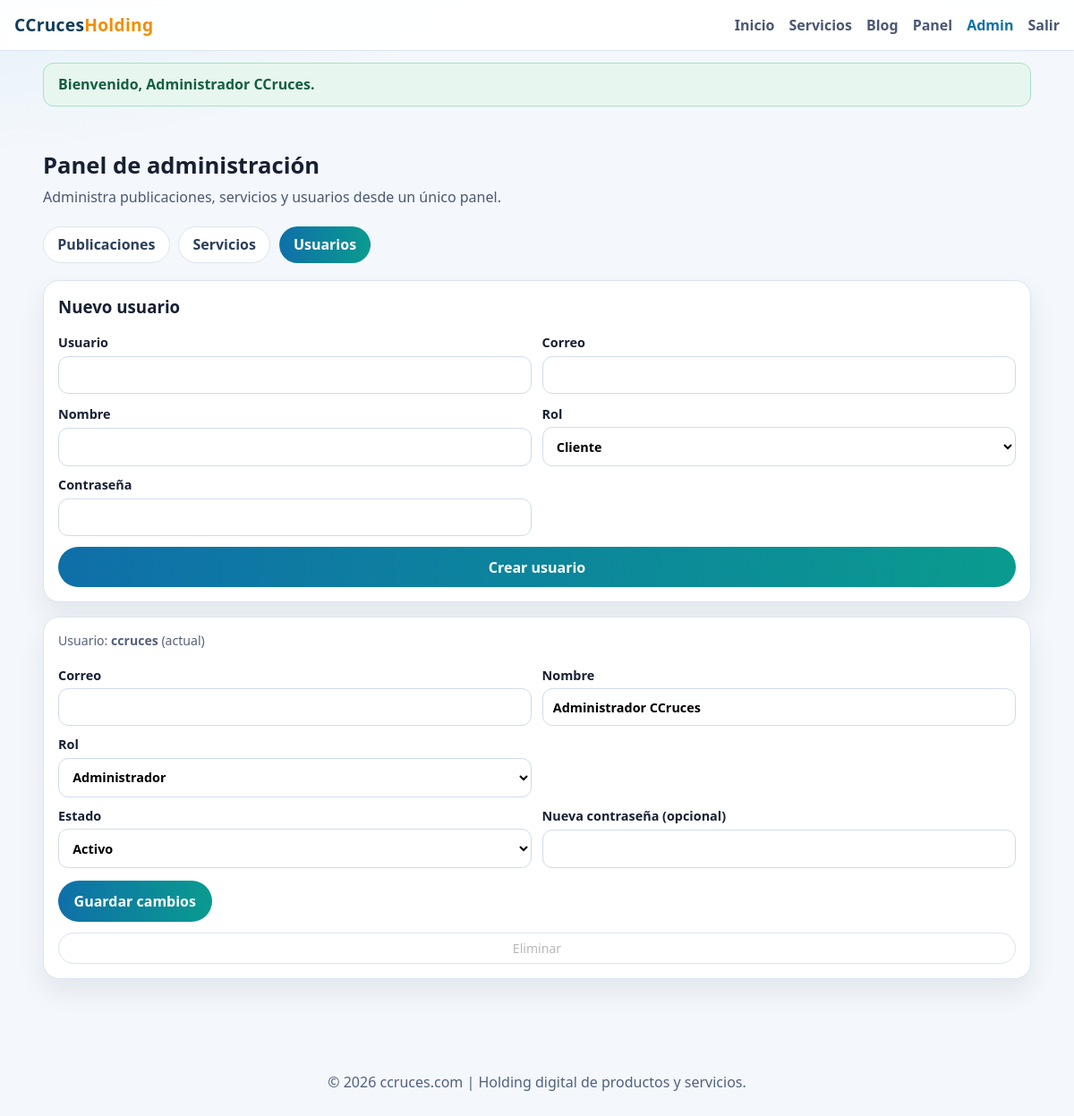
Page /admin.php?section=users (signed in) on the earlier database version.
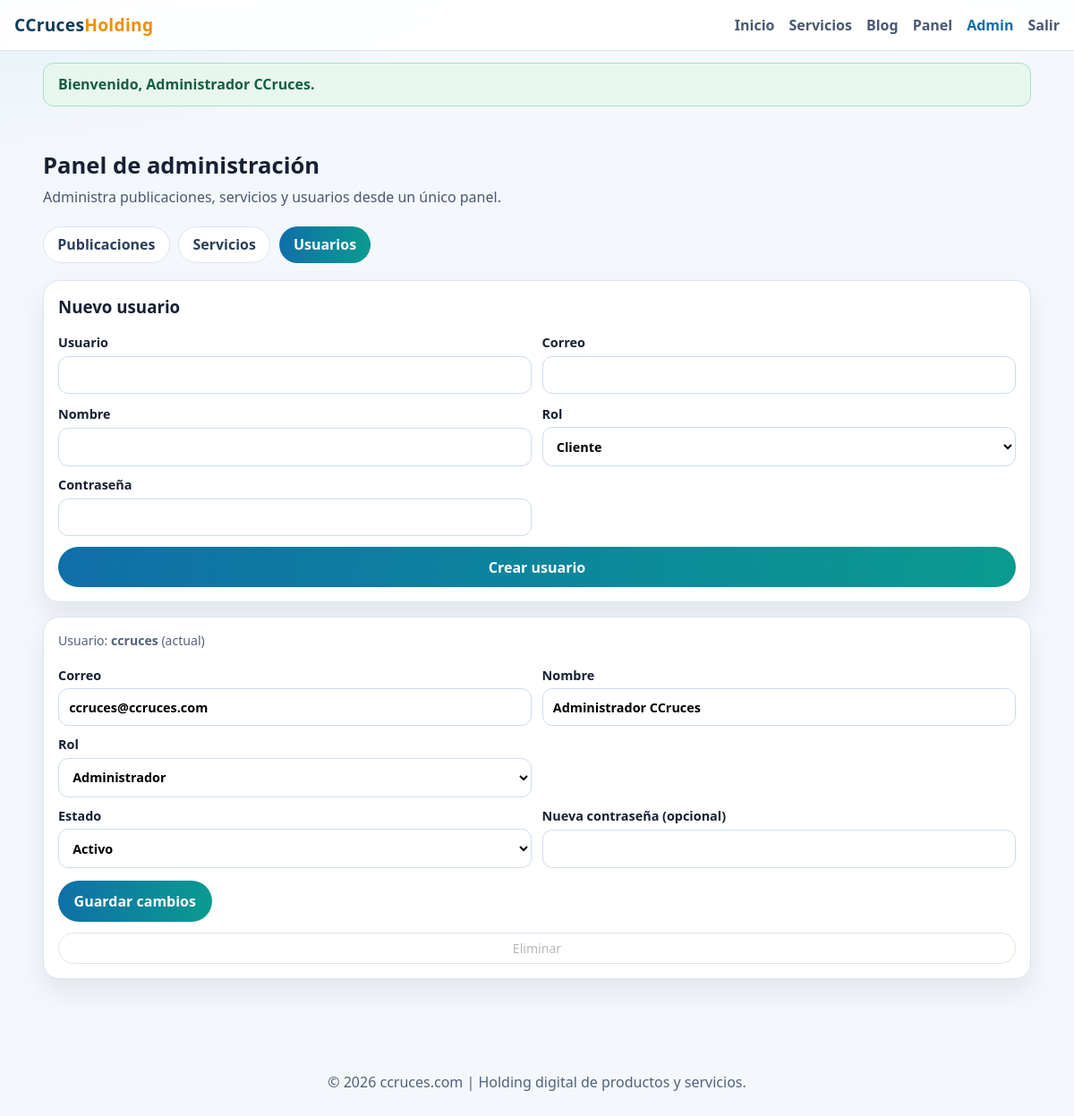
Same page on the later database version.
### tables this page shows
CREATE TABLE IF NOT EXISTS users (
  id INT UNSIGNED AUTO_INCREMENT PRIMARY KEY,
  username VARCHAR(64) NOT NULL UNIQUE,
  email VARCHAR(190) NOT NULL UNIQUE,
  name VARCHAR(120) NOT NULL,
  role ENUM('admin', 'client') NOT NULL DEFAULT 'client',
  password_hash VARCHAR(255) NOT NULL,
  status TINYINT(1) NOT NULL DEFAULT 1,
  last_login_at DATETIME NULL,
  failed_login_attempts SMALLINT UNSIGNED NOT NULL DEFAULT 0,
  locked_until DATETIME NULL,
  created_at TIMESTAMP NOT NULL DEFAULT CURRENT_TIMESTAMP,
  updated_at TIMESTAMP NOT NULL DEFAULT CURRENT_TIMESTAMP ON UPDATE CURRENT_TIMESTAMP,
  INDEX idx_users_status_role (status, role),
  INDEX idx_users_locked_until (locked_until)
);

### includes/core/app.php (called while the page is built, shortened)
<?php
function app_url(string $path = ''): string
{
    $scriptName = str_replace('\\', '/', $_SERVER['SCRIPT_NAME'] ?? '/');
    $basePath = str_replace('\\', '/', dirname($scriptName));
    $basePath = rtrim($basePath, '/');
    return $basePath . '/' . ltrim($path, '/');
}
function e(string $value): string
{
    return htmlspecialchars(normalize_text($value), ENT_QUOTES, 'UTF-8');
}
function normalize_text(string $value): string
{
    if ($value === '' || !preg_match('/[ÃÂð]/u', $value)) {
        return $value;
    }
    return $value;
}

### includes/repositories/users_repository.php (called while the page is built, shortened)
<?php
function users_all(): array
{
    $pdo = db();
    if ($pdo) {
        try {
            $stmt = $pdo->query('SELECT username, email, name, role, password_hash, status, last_login_at, failed_login_attempts, locked_until FROM users ORDER BY id ASC');
            return $stmt->fetchAll();
        } catch (Throwable) {
            $stmt = $pdo->query('SELECT username, email, name, role, password_hash, status FROM users ORDER BY id ASC');
            return $stmt->fetchAll();
        }
    }
    $rows = read_json_file('users.json', []);
    return is_array($rows) ? $rows : [];
}
function find_user(string $username): ?array
{
    $pdo = db();
    if ($pdo) {
        try {
            $stmt = $pdo->prepare('SELECT username, email, name, role, password_hash, status, last_login_at, failed_login_attempts, locked_until FROM users WHERE LOWER(username)=LOWER(?) LIMIT 1');
            $stmt->execute([$username]);
            $user = $stmt->fetch();
            return $user ?: null;
        } catch (Throwable) {
            $stmt = $pdo->prepare('SELECT username, email, name, role, password_hash, status FROM users WHERE LOWER(username)=LOWER(?) LIMIT 1');
            $stmt->execute([$username]);
            $user = $stmt->fetch();
            return $user ?: null;
        }
    }
    return null;
}

### includes/core/session.php (called while the page is built, shortened)
<?php
function flash(): ?array
{
    $flash = $_SESSION['flash'];
    return $flash;
}
function current_user(): ?array
{
    $username = (string) $_SESSION['user'];
    $user = find_user($username);
    return $user;
}
function is_logged_in(): bool
{
    return current_user() !== null;
}
function is_admin(): bool
{
    $user = current_user();
    return $user !== null && (($user['role'] ?? '') === 'admin');
}
function require_login(): void
{
    if (is_logged_in()) {
        return;
    }
    exit;
}
function require_admin(): void
{
    require_login();
}

### admin.php (the view, shortened to what this page needs)
<?php
require_once __DIR__ . '/includes/layout.php';
require_admin();
$section = (string) ($_GET['section'] ?? 'posts');
$current = current_user();
$users = users_all();
render_header('Administración', 'admin');
?>
<main class="wrap section">
    <h2>Panel de administración</h2>
    <p class="lead">Administra publicaciones, servicios y usuarios desde un único panel.</p>
    <nav class="admin-tabs" aria-label="Secciones de administración">
        <a class="<?= $section === 'posts' ? 'is-active' : '' ?>" href="<?= e(app_url('admin.php?section=posts')) ?>">Publicaciones</a>
        <a class="<?= $section === 'services' ? 'is-active' : '' ?>" href="<?= e(app_url('admin.php?section=services')) ?>">Servicios</a>
        <a class="<?= $section === 'users' ? 'is-active' : '' ?>" href="<?= e(app_url('admin.php?section=users')) ?>">Usuarios</a>
    </nav>
    <?php if ($section === 'users'): ?>
        <section class="admin-panel">
            <h3>Nuevo usuario</h3>
            <form method="post" class="admin-form">
                <div class="admin-grid-2">
                    <label>Usuario <input type="text" name="username" required /></label>
                    <label>Correo <input type="email" name="email" required /></label>
                </div>
                <div class="admin-grid-2">
                    <label>Nombre <input type="text" name="name" required /></label>
                    <label>Rol
                        <select name="role">
                            <option value="client">Cliente</option>
                        </select>
                    </label>
                    <label>Contraseña <input type="password" name="password" required /></label>
                </div>
                <button class="btn-submit" type="submit">Crear usuario</button>
            </form>
        </section>
        <section class="admin-stack">
            <?php foreach ($users as $user): ?>
                <?php $isCurrent = $current && strcasecmp((string) ($current['username'] ?? ''), (string) ($user['username'] ?? '')) === 0; ?>
                <article class="admin-item">
                    <form method="post" class="admin-form compact">
                        <p class="admin-id">Usuario: <strong><?= e((string) ($user['username'] ?? '')) ?></strong><?= $isCurrent ? ' (actual)' : '' ?></p>
                        <div class="admin-grid-2">
                            <label>Correo <input type="email" name="email" value="<?= e((string) ($user['email'] ?? '')) ?>" required /></label>
                            <label>Nombre <input type="text" name="name" value="<?= e((string) ($user['name'] ?? '')) ?>" required /></label>
                            <label>Rol
                                <select name="role">
                                    <option value="admin" <?= (($user['role'] ?? '') === 'admin') ? 'selected' : '' ?>>Administrador</option>
                                </select>
                            </label>
                        </div>
                        <div class="admin-grid-2">
                            <label>Estado
                                <select name="status">
                                    <option value="1" <?= ((int) ($user['status'] ?? 1) === 1) ? 'selected' : '' ?>>Activo</option>
                                </select>
                            </label>
                            <label>Nueva contraseña (opcional) <input type="password" name="password" /></label>
                        </div>
                        <div class="admin-actions">
                            <button class="btn-submit" type="submit">Guardar cambios</button>
                        </div>
                    </form>
                    <form method="post" onsubmit="return confirm('¿Eliminar este usuario?');" class="admin-delete-form">
                        <button class="btn-mini" type="submit" <?= $isCurrent ? 'disabled' : '' ?>>Eliminar</button>
                    </form>
                </article>
            <?php endforeach; ?>
        </section>
    <?php endif; ?>
</main>
<?php render_footer(); ?>

### includes/layout.php (shortened to what this page needs)
<?php
function asset_url(string $path): string
{
    $absolutePath = dirname(__DIR__) . '/' . ltrim($path, '/');
    $version = is_file($absolutePath) ? (string) filemtime($absolutePath) : (string) time();
    return app_url($path) . '?v=' . rawurlencode($version);
}
function render_header(string $title, string $active = ''): void
{
    $user = current_user();
    $flash = flash();
    ?>
<!doctype html>
<html lang="es">
<head>
    <link rel="stylesheet" href="<?= e(asset_url('assets/css/site.css')) ?>" />
</head>
<body>
<header class="topbar">
    <a class="brand" href="<?= e(app_url('index.php')) ?>">CCruces<span>Holding</span></a>
    <nav class="nav" data-menu>
        <a class="<?= $active === 'home' ? 'is-active' : '' ?>" href="<?= e(app_url('index.php')) ?>">Inicio</a>
        <a class="<?= $active === 'services' ? 'is-active' : '' ?>" href="<?= e(app_url('servicios.php')) ?>">Servicios</a>
        <a class="<?= $active === 'blog' ? 'is-active' : '' ?>" href="<?= e(app_url('blog.php')) ?>">Blog</a>
        <?php if ($user): ?>
            <a class="<?= $active === 'panel' ? 'is-active' : '' ?>" href="<?= e(app_url('panel.php')) ?>">Panel</a>
            <?php if (is_admin()): ?>
                <a class="<?= $active === 'admin' ? 'is-active' : '' ?>" href="<?= e(app_url('admin.php')) ?>">Admin</a>
            <?php endif; ?>
            <a href="<?= e(app_url('logout.php')) ?>">Salir</a>
        <?php else: ?>
            <a class="<?= $active === 'login' ? 'is-active' : '' ?>" href="<?= e(app_url('login.php')) ?>">Ingresar</a>
            <a class="<?= $active === 'register' ? 'is-active' : '' ?>" href="<?= e(app_url('register.php')) ?>">Crear Cuenta</a>
        <?php endif; ?>
    </nav>
</header>
<?php if ($flash): ?>
    <div class="flash flash-<?= e($flash['type']) ?>"><?= e($flash['message']) ?></div>
<?php endif; ?>
<?php
}
function render_footer(): void
{
    ?>
<footer class="footer">
    <p>&copy; <?= date('Y') ?> ccruces.com | Holding digital de productos y servicios.</p>
</footer>
</body>
</html>
<?php
}

### assets/css/site.css (style rules this page uses)
* { box-sizing: border-box; }
body { margin: 0; font-family: "Segoe UI", Tahoma, Geneva, Verdana, sans-serif; color: var(--ink); background: radial-gradient(1200px 500px at -10% -10%, #d9eef7 0%, transparent 60%), radial-gradient(900px 500px at 110% -20%, #d5f6ef 0%, transparent 60%), var(--bg); }
a { color: inherit; }
.topbar { position: sticky; top: 0; z-index: 30; display: flex; align-items: center; justify-content: space-between; gap: 1rem; padding: calc(0.9rem + env(safe-area-inset-top, 0px)) 1rem 0.9rem; background: rgba(255, 255, 255, 0.92); backdrop-filter: blur(8px); border-bottom: 1px solid var(--line); }
.brand { text-decoration: none; font-weight: 800; font-size: 1.2rem; letter-spacing: 0.3px; color: #0f3d5b; }
.brand span { color: var(--accent); }
.nav { display: flex; gap: 1rem; align-items: center; }
.nav a { text-decoration: none; color: var(--ink-soft); font-weight: 600; }
.nav a.is-active, .nav a:hover { color: var(--brand); }
.wrap { width: min(1120px, 92vw); margin: 0 auto; }
.section { padding: 2.2rem 0; }
.section h2 { margin: 0 0 0.4rem; font-size: 1.6rem; }
.section p.lead { margin: 0 0 1.4rem; color: var(--ink-soft); }
.btn-mini { font-size: 0.88rem; padding: 0.45rem 0.85rem; border-radius: 999px; text-decoration: none; border: 1px solid var(--line); background: #fff; }
form { display: grid; gap: 0.8rem; }
label { display: grid; gap: 0.35rem; font-size: 0.9rem; font-weight: 600; }
input, textarea, select { width: 100%; font: inherit; border: 1px solid #cfdcec; background: #fff; padding: 0.65rem 0.7rem; border-radius: 11px; }
button { font: inherit; }
.btn-submit { border: 0; background: linear-gradient(95deg, #0f6fa9, #0a9b8f); color: white; border-radius: 999px; padding: 0.72rem 1.1rem; font-weight: 700; cursor: pointer; }
.flash { width: min(1120px, 92vw); margin: 0.8rem auto; padding: 0.8rem 1rem; border-radius: 12px; font-weight: 600; }
.flash-success { background: #e7f7ef; border: 1px solid #a9e0c6; color: #145f3f; }
.footer { margin-top: 2rem; padding: 1.3rem; text-align: center; color: #51617d; }
.admin-tabs { display: flex; gap: 0.6rem; flex-wrap: wrap; margin: 1rem 0 1.2rem; }
.admin-tabs a { display: inline-flex; align-items: center; justify-content: center; text-decoration: none; padding: 0.52rem 0.95rem; border-radius: 999px; border: 1px solid var(--line); background: #fff; color: #2c3f5c; font-weight: 700; }
.admin-tabs a.is-active { background: linear-gradient(95deg, #0f6fa9, #0a9b8f); border-color: transparent; color: #fff; }
.admin-panel, .admin-item { background: #fff; border: 1px solid var(--line); border-radius: var(--radius); box-shadow: 0 14px 30px rgba(14, 35, 66, 0.08); }
.admin-panel { padding: 1rem; margin-bottom: 1rem; }
.admin-panel h3 { margin-top: 0; }
.admin-stack { display: grid; gap: 1rem; }
.admin-item { padding: 1rem; }
.admin-form.compact { gap: 0.7rem; }
.admin-grid-2 { display: grid; grid-template-columns: repeat(2, minmax(0, 1fr)); gap: 0.7rem; }
.admin-actions { margin-top: 0.2rem; }
.admin-delete-form { margin-top: 0.75rem; }
.admin-id { margin: 0 0 0.5rem; color: #53617a; font-size: 0.88rem; }

Differences in the rows shown:
changed users "ccruces": email (not shown) → "ccruces@ccruces.com"
